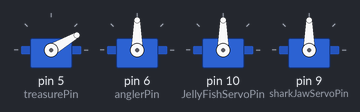
Recording of a sketch running on a simulated Arduino Uno, built with avr-gcc and run on an emulated ATmega328P. On the bench: 4 × servo.

Above: at 0.05 s.
At 12.0 s:
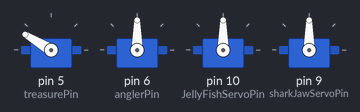
At 17.0 s:
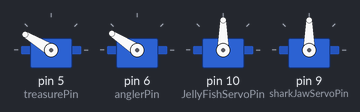
At 18.1 s:
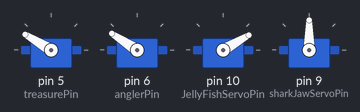
At 18.6 s:
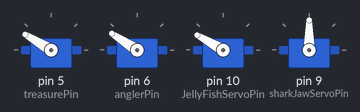
At 25.1 s:
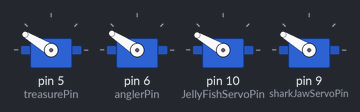
Timing chart, 0 to 40.0 s (numbered marks = the images above):
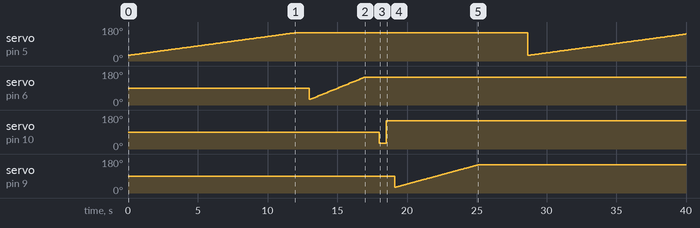

The sketch:

Deep_Sea_Event_001.ino
```cpp
//Deep Sea Event

#include <SoftwareSerial.h>
#include <Servo.h>


//General
int retDelay = 1000;
int minPos = 30;
int maxPos = 150;
int delayTime = 100;


//Team 4 Servos
Servo TreasureOpen;
Servo AnglerBite;

//Team 5 Servos
Servo jellyfish1;
Servo sharkJaw;

//Team 6 Servos
Servo Volcano;

//Team 4 pins
int treasurePin = 5;
int anglerPin = 6;

//Team 5 pins
int JellyFishServoPin = 10;
int sharkJawServoPin = 9;

//Team 6 pins
int VolcanoPin= 11;


//Team 4 Global Vars

//Team 5 Global Vars

//Team 6 Global Vars

void setup() {
  //General

  //Team 4
  TreasureOpen.attach(treasurePin);
  AnglerBite.attach(anglerPin);

  //Team 5
  moveJellyFishSetupFunction();
  sharkJawSetupFunction();

  //Team 6
}


void loop () {
  //Team 4
  moveTreasureOpen();
  delay(retDelay);

  moveAnglerBite();
  delay(retDelay);

  //Team 5
  moveJellyFishFunction();
  sharkJawFunction();

  //Team 6
  VolcanoUp();
  VolcanoDown();
}

// Team 4
//
//
void moveTreasureOpen()
{
  int i = 1;    //counter
  int delayTimeTreasureOpen = 50;  //Delay to allow gears to do things
  int retDelayTreasureOpen = 100;
  int minPosTreasureOpen = 30;      //30 degrees or it dies
  int maxPosTreasureOpen = 150;     //150 degrees or it DIES
  for (int pos = minPosTreasureOpen; pos < maxPosTreasureOpen; pos += i)
  {
    //Do THING
    TreasureOpen.write(pos);
    delay(delayTime);
  }
}

void moveAnglerBite()
{
  int i = 3;    //counter
  int delayTimeAnglerBite = 50;  //Delay to allow gears to do things
  int retDelayAnglerBite = 100;
  int minPosAnglerBite = 80;      //30 degrees or it dies
  int maxPosAnglerBite = 120;     //150 degrees or it DIES
  for (int pos = minPos; pos < maxPos; pos += i)
  {
    //Do THING
    AnglerBite.write(pos);
    delay(delayTime);
  }
}


// Team 5
//
//
//shark jaw moving, event based
 void sharkJawSetupFunction () {
  int sharkDelayTime = 50;
  int sharkRetDelay = 1000;
  int sharkMinPos = 30;
  int sharkMaxPos = 150;
  int sharkIncrement = 1;
  sharkJaw.attach(sharkJawServoPin);
 }
  void sharkJawFunction (){
   for(int pos = 30; pos < 150; pos ++) {
    sharkJaw.write(pos);
    delay(50);
  }
 }

//Jellyfish moving event based
 void moveJellyFishSetupFunction (){
  int jellyFDelayTime = 500;
  int jellyFRetDelay = 1000;
  int jelyFMinPos = 30;
  int jellyFMaxPos = 150;
  int jellyFIncrement = 1;
  jellyfish1.attach(JellyFishServoPin);
}
void moveJellyFishFunction (){
  jellyfish1.write(30);
  delay(500);
  jellyfish1.write(150);
  delay(500);
  delay(100);
}


// Team 6
//
//
void VolcanoUp() {
  int increment;
  int minPos = 30;
  int maxPos = 150;
  int delayTime = 30;
  int retDelay = 1000;
  int pos = minPos + 20;
  increment = 3;
  if (increment > 0) {
    while (pos < maxPos - 30) {
      pos += increment;
      Volcano.write(pos);
      delay(delayTime);
    }
    increment = -3;
  }
  delay(retDelay);
}

void VolcanoDown() {
  int increment;
  int minPos = 30;
  int maxPos = 150;
  int delayTime = 30;
  int retDelay = 1000;
  int pos = maxPos - 20;
  increment = -3;
  if (increment < 0) {
    while (pos > minPos + 20) {
      pos += increment;
      Volcano.write(pos);
      delay(delayTime);
    }
  increment = 3;
  }
 delay (retDelay);
}
```

Measured:
- by itself, servo on pin 10 (JellyFishServoPin): 90° → 30° at 18.0 s, → 150° 0.50 s later
- by itself, servo on pin 6 (anglerPin): 90° → 30° at 13.0 s, → 33° 0.10 s later, → 36° 0.10 s later, → 39° 0.10 s later, … (40 changes in this stretch)
- by itself, servo on pin 5 (treasurePin): 30° → 31° at 0.10 s, → 32° 0.10 s later, → 33° 0.10 s later, → 34° 0.10 s later, … (233 changes in this stretch)
